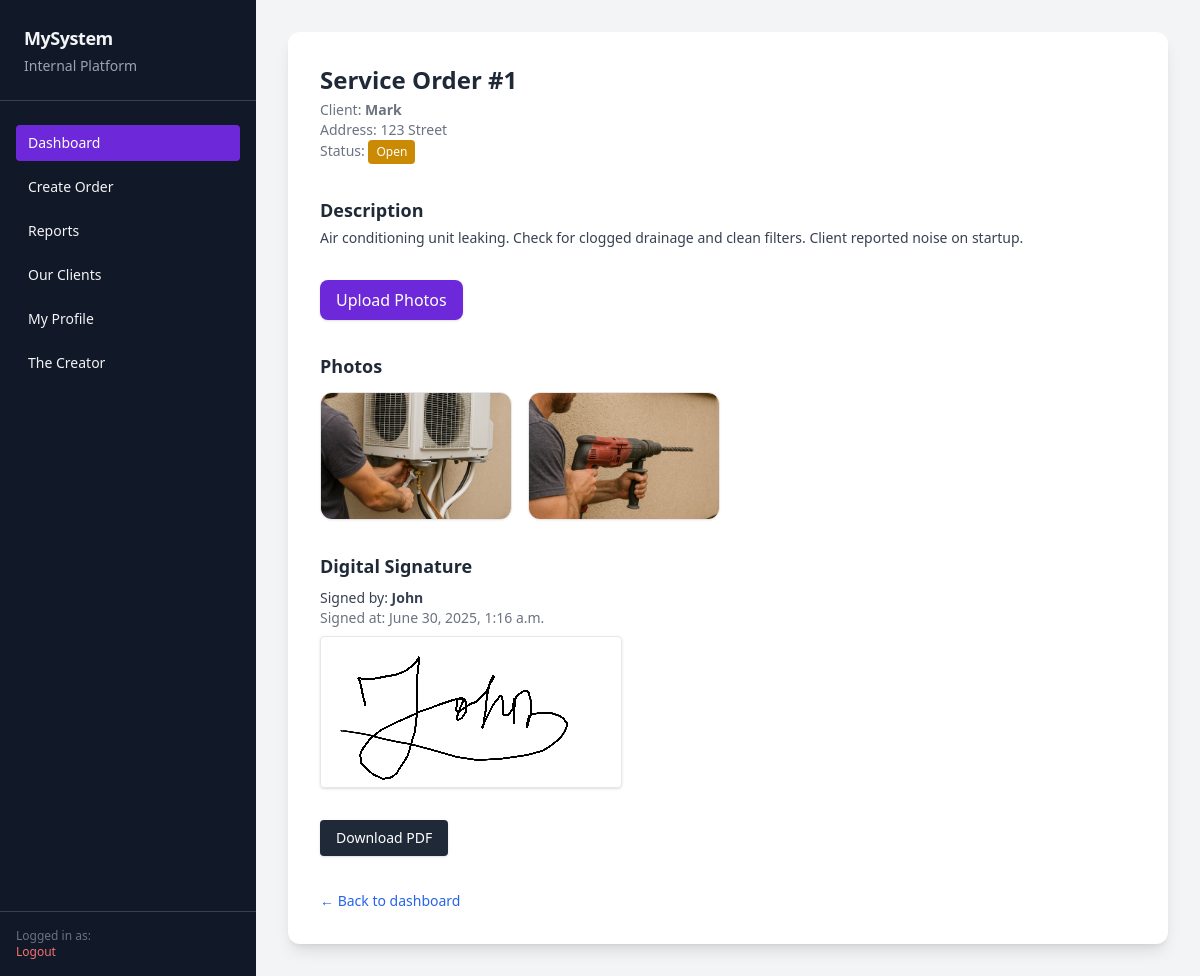
/order/1/ (signed in), run on the app's committed database.
### app/models.py (models this page shows, shortened)
class ServiceOrder(models.Model):
    STATUS_CHOICES = [
        ('open', 'Open'),
        ('in_progress', 'In Progress'),
        ('finished', 'Finished'),
    ]
    client = models.ForeignKey(Client, on_delete=models.CASCADE)
    description = models.TextField()
    status = models.CharField(max_length=20, choices=STATUS_CHOICES, default='open')
    created_at = models.DateTimeField(auto_now_add=True)
    updated_at = models.DateTimeField(auto_now=True)
    created_by = models.ForeignKey(User, on_delete=models.PROTECT, related_name='created_orders')
    assigned_to = models.ForeignKey(User, on_delete=models.SET_NULL, null=True, blank=True, related_name='assigned_orders')

class Client(models.Model):
    name = models.CharField(max_length=150)
    address = models.CharField(max_length=255)
    contact = models.CharField(max_length=100, blank=True)

class ServiceOrderPhoto(models.Model):
    service_order = models.ForeignKey(ServiceOrder, on_delete=models.CASCADE, related_name="photos")
    image = models.ImageField(upload_to="service_photos/")
    uploaded_by = models.ForeignKey(User, on_delete=models.SET_NULL, null=True)
    uploaded_at = models.DateTimeField(auto_now_add=True)

class ServiceOrderSignature(models.Model):
    service_order = models.OneToOneField(ServiceOrder, on_delete=models.CASCADE, related_name="signature")
    signed_by = models.CharField(max_length=100)  # Nome digitado ou técnico
    signed_at = models.DateTimeField(auto_now_add=True)
    image = models.ImageField(upload_to="signatures/", blank=True, null=True)  # imagem da assinatura
    ip_address = models.GenericIPAddressField(null=True, blank=True)
    latitude = models.FloatField(null=True, blank=True)
    longitude = models.FloatField(null=True, blank=True)

### app/views.py (the view)
# urls.py: path('order/<int:pk>/', views.order_detail, name='order_detail'),  # para detalhar depois
@login_required
def order_detail(request, pk):
    order = get_object_or_404(ServiceOrder, pk=pk)
    return render(request, 'orders/order_detail.html', {'order': order})

### templates/orders/order_detail.html (shortened to what this page needs)
{% extends "base_dashboard.html" %}
{% block content %}
<!DOCTYPE html>
<html lang="en">
<head>
  <script src="https://cdn.tailwindcss.com"></script>
</head>
<body class="bg-gradient-to-br from-gray-900 via-gray-800 to-gray-700 text-gray-100 min-h-screen py-10 px-4">
  <div class="max-w-4xl mx-auto bg-white text-gray-900 rounded-xl shadow-lg p-8 space-y-8">
    <div>
      <h1 class="text-2xl font-bold text-gray-800">Service Order #{{ order.id }}</h1>
      <p class="text-sm text-gray-500 mt-1">Client: <strong>{{ order.client.name }}</strong></p>
      <p class="text-sm text-gray-500">Address: {{ order.client.address }}</p>
      <p class="text-sm text-gray-500">
        Status:
        <span class="inline-block px-2 py-1 rounded text-white text-xs
              {% if order.status == 'open' %} bg-yellow-600
              {% elif order.status == 'in_progress' %} bg-blue-600
              {% elif order.status == 'finished' %} bg-green-600
              {% else %} bg-gray-600 {% endif %}">
          {{ order.get_status_display }}
        </span>
      </p>
    </div>
    <div>
      <h2 class="text-lg font-semibold text-gray-800 mb-1">Description</h2>
      <p class="text-sm text-gray-700">{{ order.description }}</p>
    </div>
    <div>
      <a href="{% url 'upload_photos' order.id %}"
         class="inline-block bg-violet-700 hover:bg-violet-800 text-white px-4 py-2 rounded-lg font-medium shadow">
        Upload Photos
      </a>
    </div>
    <div>
      <h2 class="text-lg font-semibold text-gray-800 mb-3">Photos</h2>
      {% if order.photos.exists %}
        <div class="grid grid-cols-2 md:grid-cols-4 gap-4">
          {% for photo in order.photos.all %}
          <img src="{{ photo.image.url }}" alt="OS Photo"
               class="rounded-xl border border-gray-200 object-cover w-full h-32 shadow-sm" />
          {% endfor %}
        </div>
      {% else %}
        <p class="text-sm text-gray-500 italic">No photos uploaded yet.</p>
      {% endif %}
    </div>
    <div>
      <h2 class="text-lg font-semibold text-gray-800 mb-2">Digital Signature</h2>
      {% if order.signature %}
        <div>
          <p class="text-sm text-gray-700">Signed by: <strong>{{ order.signature.signed_by }}</strong></p>
          <p class="text-sm text-gray-500">Signed at: {{ order.signature.signed_at }}</p>
          <img src="{{ order.signature.image.url }}" alt="Signature image"
               class="mt-2 border rounded shadow max-w-xs">
        </div>
      {% else %}
        <p class="text-sm text-gray-500 italic">No signature registered.</p>
        <a href="{% url 'sign_order' order.id %}" class="text-sm text-violet-700 hover:underline inline-block mt-1">
          Sign this order →
        </a>
      {% endif %}
    </div>
    <a href="{% url 'generate_order_pdf' order.id %}"
    class="text-sm text-white bg-gray-800 hover:bg-gray-900 px-4 py-2 rounded font-medium shadow inline-block mt-4">
    Download PDF
    </a>
    <div>
      <a href="{% url 'dashboard' %}" class="text-sm text-blue-600 hover:underline">← Back to dashboard</a>
    </div>
  </div>
</body>
</html>
{% endblock %}

### templates/base_dashboard.html (shortened to what this page needs)
<!DOCTYPE html>
<html lang="en">
<head>
  <script src="https://cdn.tailwindcss.com"></script>
</head>
<body class="bg-gray-100 text-gray-900 min-h-screen">
  <div class="flex h-screen overflow-hidden">
    <aside class="w-64 bg-gray-900 text-gray-100 flex flex-col justify-between">
      <div>
        <div class="p-6 border-b border-gray-700">
          <h1 class="text-lg font-bold tracking-tight">MySystem</h1>
          <p class="text-sm text-gray-400 mt-1">Internal Platform</p>
        </div>
        <nav class="px-4 py-6 space-y-2 text-sm font-medium">
          <a href="{% url 'dashboard' %}" class="block px-3 py-2 rounded bg-violet-700 text-white">Dashboard</a>
          <a href="{% url 'create_service_order' %}" class="block px-3 py-2 rounded hover:bg-gray-800">Create Order</a>
          <a href="{% url 'reports' %}" class="block px-3 py-2 rounded hover:bg-gray-800">Reports</a>
          <a href="{% url 'see_clients' %}" class="block px-3 py-2 rounded hover:bg-gray-800">Our Clients</a>
          <a href="{% url 'my_profile' %}" class="block px-3 py-2 rounded hover:bg-gray-800">My Profile</a>
          <a href="{% url 'portfolio' %}" class="block px-3 py-2 rounded hover:bg-gray-800">The Creator</a>
        </nav>
      </div>
      <div class="p-4 text-xs text-gray-500 border-t border-gray-700">
        Logged in as: {{ request.user.full_name }}<br />
        <a href="{% url 'logout' %}" class="text-red-400 hover:underline">Logout</a>
      </div>
    </aside>
    <main class="flex-1 p-8 overflow-y-auto">
      {% block content %}{% endblock %}
    </main>
  </div>
</body>
</html>

### data on the page
ServiceOrder: id "1", client.name "Mark", client.address "123 Street", status "Open", description "Air conditioning unit leaking. Check for clogged drainage and clean filters. Client reported noise on startup.", signature.signed_by "John", signature.signed_at "June 30, 2025, 1:16 a.m.", signature.image (picture)
ServiceOrderPhoto: image (picture)
ServiceOrderPhoto: image (picture)
